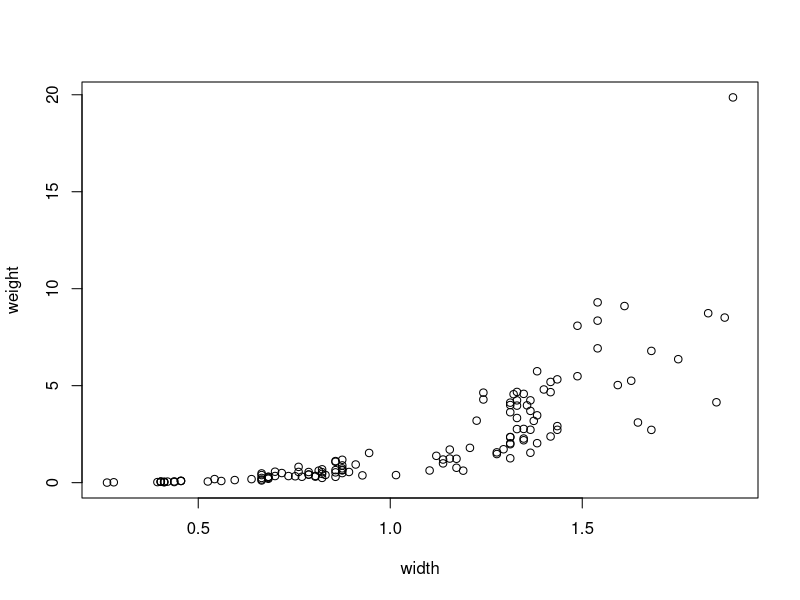
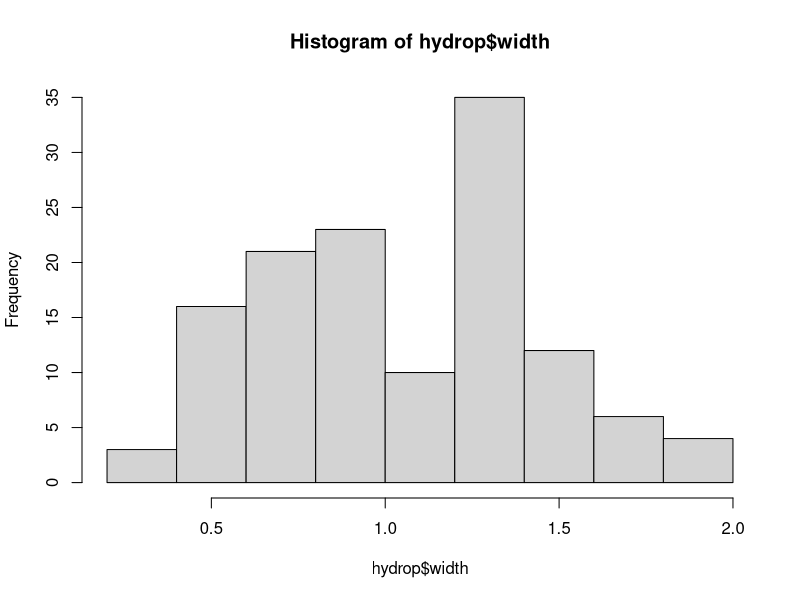
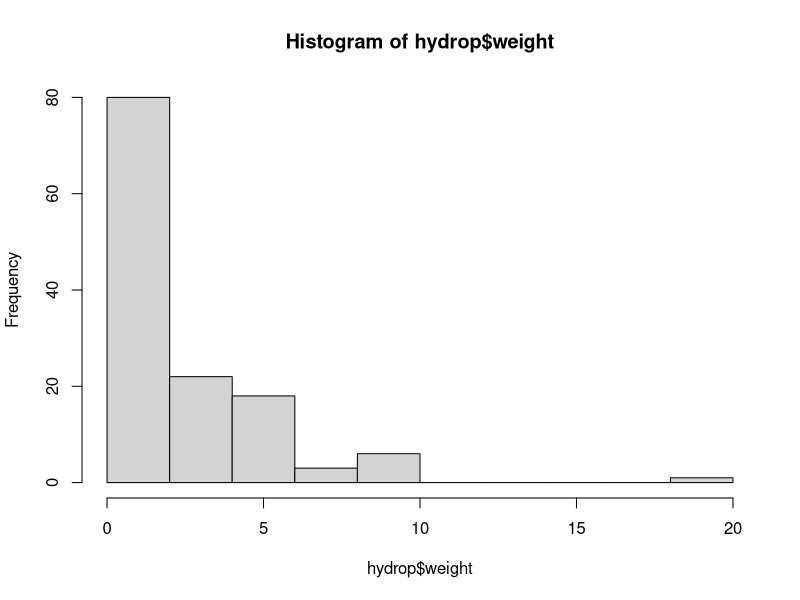
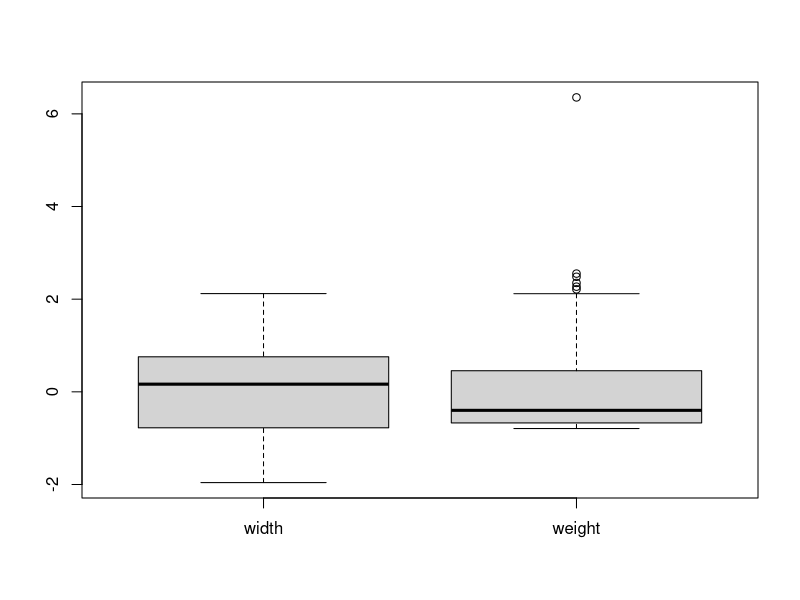
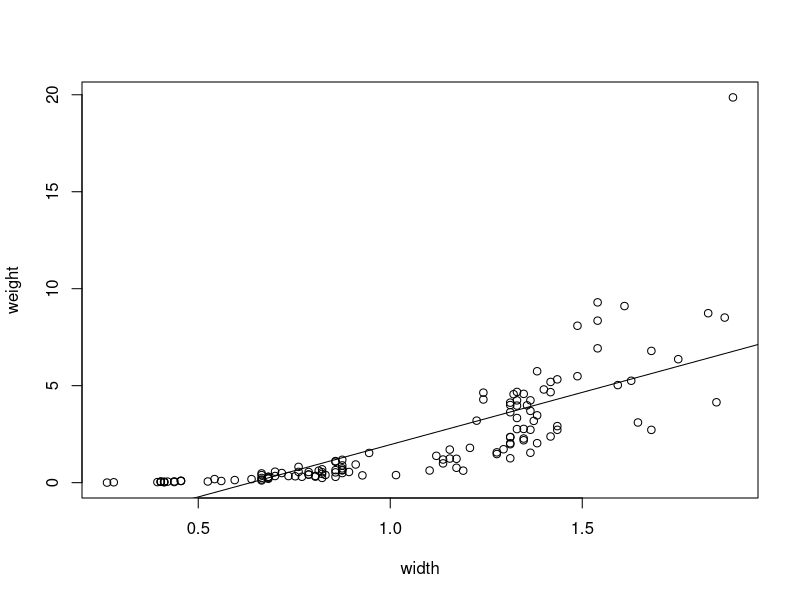
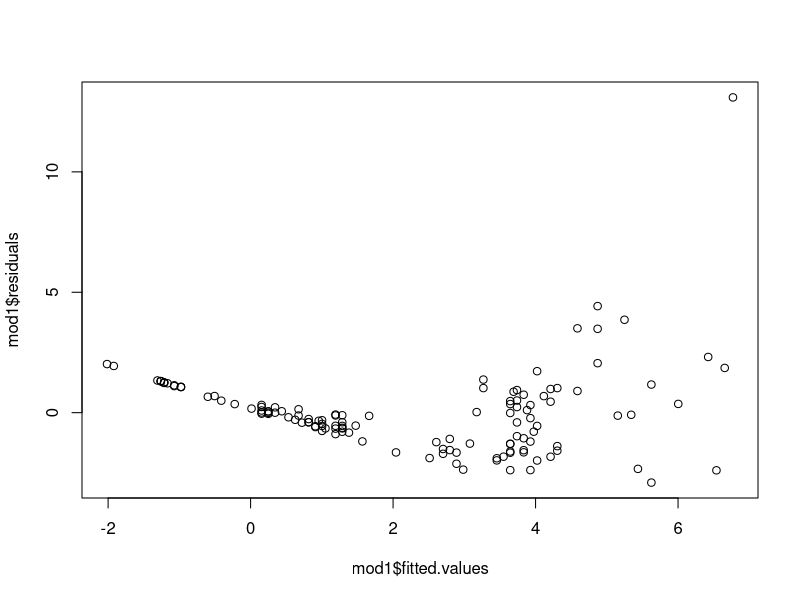
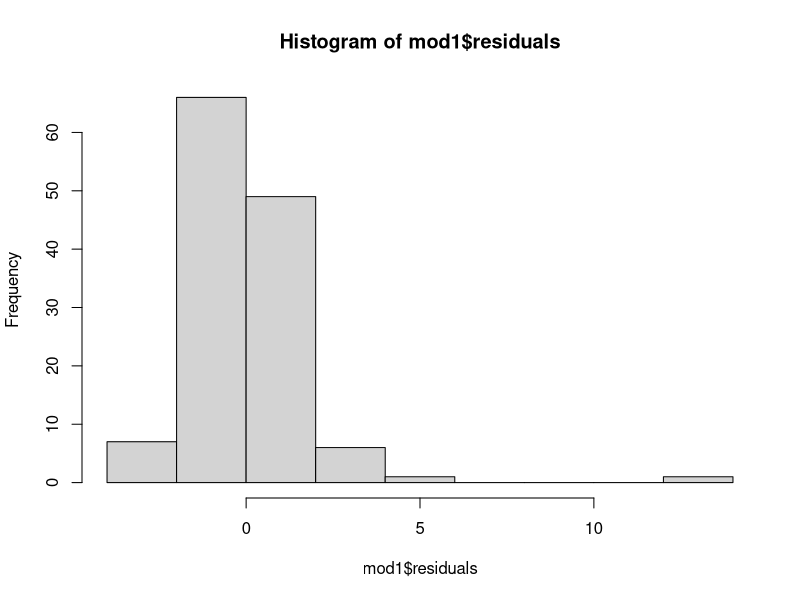
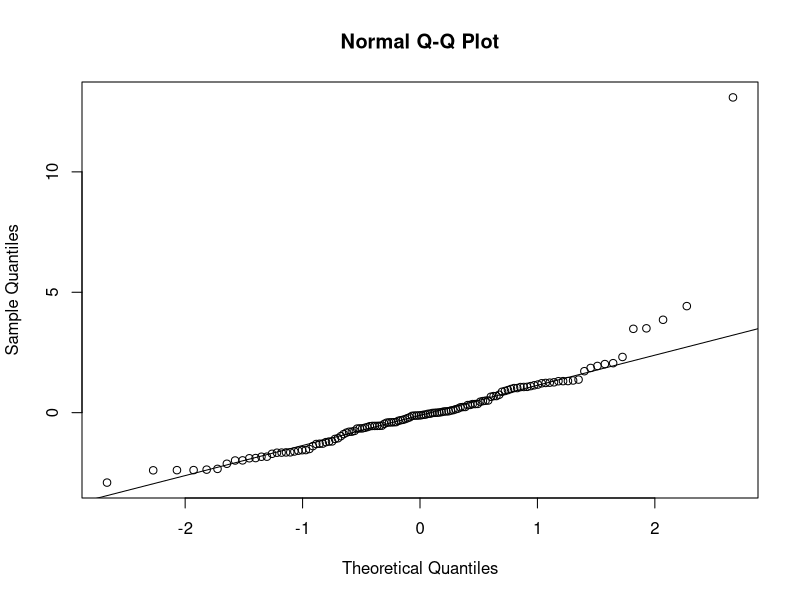

Source code (R) for these figures, in order:
# Worksheet 2.1
# Hydropsyche
rm(list=ls(all=TRUE))

# set your working directory
#setwd("~/LEHRE_UIBK/24W/Datenanalyse/vu_datenanalyse/unit_2")

hydrop <- read.table("data/Hydropsyche.txt", header = TRUE)
nrow(hydrop)

# consider running next two lines to see how the regression graphs turn out with lower n
#x<-sort(sample(size=25,c(1:130)))
#hydrop<-hydrop[x,]

# 1. explore
names(hydrop)
head(hydrop)
str(hydrop)

plot(weight~width,data=hydrop)

hist(hydrop$width)
hist(hydrop$weight)
boxplot(scale(hydrop))

# can recognize considerable skewness of weight
# relationship seems to be *not* linear, linear regression likely not appropriate

# 2. dumb model fitting

mod1 <- lm(weight ~ width, data = hydrop)
coef(mod1)
summary(mod1)
anova(mod1)

plot(weight~width,data=hydrop)
abline(mod1)

# We found a significant positive relationship between head capsule width and body mass 
# (linear regression, F_1,128=192, P<0.001, a=-3.4+/-0.43,b=5.39+/-0.39).

# 3. diagnostic plots
mod1$residuals # to access residuals
residuals(mod1)
mod1$fitted.values

plot(mod1$fitted.values,mod1$residuals)                # check if model adequate, should not show any trend
hist(mod1$residuals)                                    # check ND of residuals
qqnorm(mod1$residuals); qqline(mod1$residuals)         # check ND of residuals
plot(mod1$fitted.values,sqrt(abs(mod1$residuals)))          # check variance homogeneity, should not show any trend
# in the last plot the point is to plot absolute/squared residuals (whatever positive) to check if variance changes with X

# can recognize (non-linear) trends in residuals and absolute residuals, also ND of residuals questionable (but not critical)

# 4. transform data and produce new model
# power function seems reasonable as mass is directly proportional to volume, and volume is proportion to length^3
plot(log(weight)~log(width),data=hydrop)
mod2 <- lm(log(weight) ~ log(width), data = hydrop)
coef(mod2)
summary(mod2)
anova(mod2)

exp(coef(mod2)[1])

abline(mod2)
layout(matrix(1:4,2,2))
plot(mod2)
# this model is much better and diagnostic plots do not show a violation of assumptions

# 5. final plot with confidence intervals
layout(1)
plot(log(hydrop$width),predict(mod2),type="l")

conf<-predict(mod2,interval="confidence",level=0.95)
pred<-predict(mod2,interval="prediction",level=0.95,newdata=hydrop)
# confidence intervals are for the model, prediction intervals are for data

lines(log(hydrop$width),conf[,2],type="l",col="red")
lines(log(hydrop$width),conf[,3],type="l",col="red")

plot(log(hydrop$width),log(hydrop$weight),type="p",
     xlab="log(head capsule width (mm))", ylab="log(body mass(mg))")
matlines(log(hydrop$width),conf,typ="l",col=c("black","red","red"),lty=c(1,2,2))
text(-1.2,2,"F_1,128=1650, P<0.001",pos=4)
text(-1.2,.5,"r2=0.93",pos=4)
text(-1,-5,"log(BM)=0.014+3.58*log(HCW)",pos=4)

# Bonus: scatterplot with power model but using non-logarithmic axes
econf<-exp(conf)
plot(hydrop$width,hydrop$weight,type="p",
     xlab="Head capsule width (mm)", ylab="Body mass(mg)")
matlines(hydrop$width,econf,typ="l",col=c("black","red","red"),lty=c(1,2,2))

